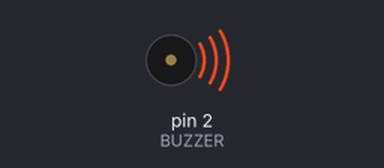
Bench run of a sketch on a simulated Arduino Uno, built with avr-gcc and run on an emulated ATmega328P. On the bench: buzzer (waves = sounding).

Above: at 0.3 s.
Timing chart, 0 to 21.1 s (numbered marks = the images above):
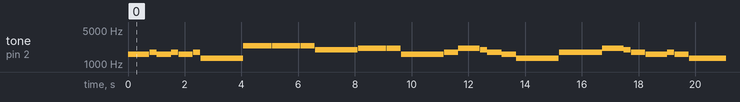

The sketch:

Buzzer_Song.ino
```cpp
/*
 * Created by Alexandros Panagiotakopoulos
 * based on the example of page 675 from the book " ARDUINO ΑΛΓΟΡΙΘΜΙΚΗ, ΠΡΟΓΡΑΜΜΑΤΙΣΜΟΣ ΚΑΙ ΕΦΑΡΜΟΓΕΣ" by Αριστείδης Σ. Μπούρας, Γιάννης Θ. Κάππος
*/

const byte BUZZER = 2; //Buzzer Pin connect it to D2

 // Duration
const int D1 = 250;
const int D2 = 500;
const int D3 = 750;
const int D4 = 1000;
const int D5 = 1250;
const int D6 = 1500;
const int D7 = 1750;
const int D8 = 2000;

 // Notes (Frequencies)
const int NTO6 = 1046;
const int RE6 =  1175;
const int MI6 =  1319;
const int FA6 =  1397;
const int SOL6 = 1568;
const int LA6 =  1760;
const int SI6 =  1976;
const int NTO7 = 2093;
const int RE7  = 2349;
const int MI7 =  2637;
const int FA7  = 2794;
const int SOL7 = 3136;
const int LA7  = 3520;
const int SI7 =  3951;

 // Song Composition as an array
const int SONG[]= {
   SOL6, D3,
   LA6, D1,
   SOL6, D2,
   LA6, D1,
   SOL6, D2,
   LA6, D1,
   MI6, D6,
   RE7, D4,
   RE7, D4,
   RE7, D2,
   SI6, D6,
   NTO7, D4,
   NTO7, D2,
   SOL6, D6,
   LA6, D2,
   NTO7, D3,
   SI6, D1,
   LA6, D2,
   SOL6, D2,
   MI6, D6,
   LA6, D4,
   LA6, D2,
   NTO7, D3,
   SI6, D1,
   LA6, D2,
   SOL6, D3,
   LA6, D1,
   SOL6, D2,
   MI6, D6,
   RE7, D4,
   RE7, D2,
   FA7, D3,
   RE7, D1,
   SI6, D2,
   NTO7, D6,
   MI7, D6,
   NTO7, D3,
   SOL6, D1,
   MI6, D2,
   SOL6, D3,
   FA6, D1,
   RE6, D2,
   NTO6, D8,
};

 //Declaring the buzzer as an output
void setup() {
  pinMode(BUZZER, OUTPUT);
}

void loop() {
  for (int i = 0; i < sizeof(SONG)/sizeof(SONG[0]); i+=2){
     tone(BUZZER, SONG[i]); //Note
     delay(SONG[i+1]); //Duration
     noTone(BUZZER);
     delay(10); // Small pause between each note
    }
}
```

Measured:
- by itself, tone on pin 2 (BUZZER): plays 1568 Hz for 0.75 s, 1760 Hz for 0.25 s, 1568 Hz for 0.50 s, 1760 Hz for 0.25 s, 1568 Hz for 0.50 s, 1760 Hz for 0.25 s … (173 notes in this stretch)
